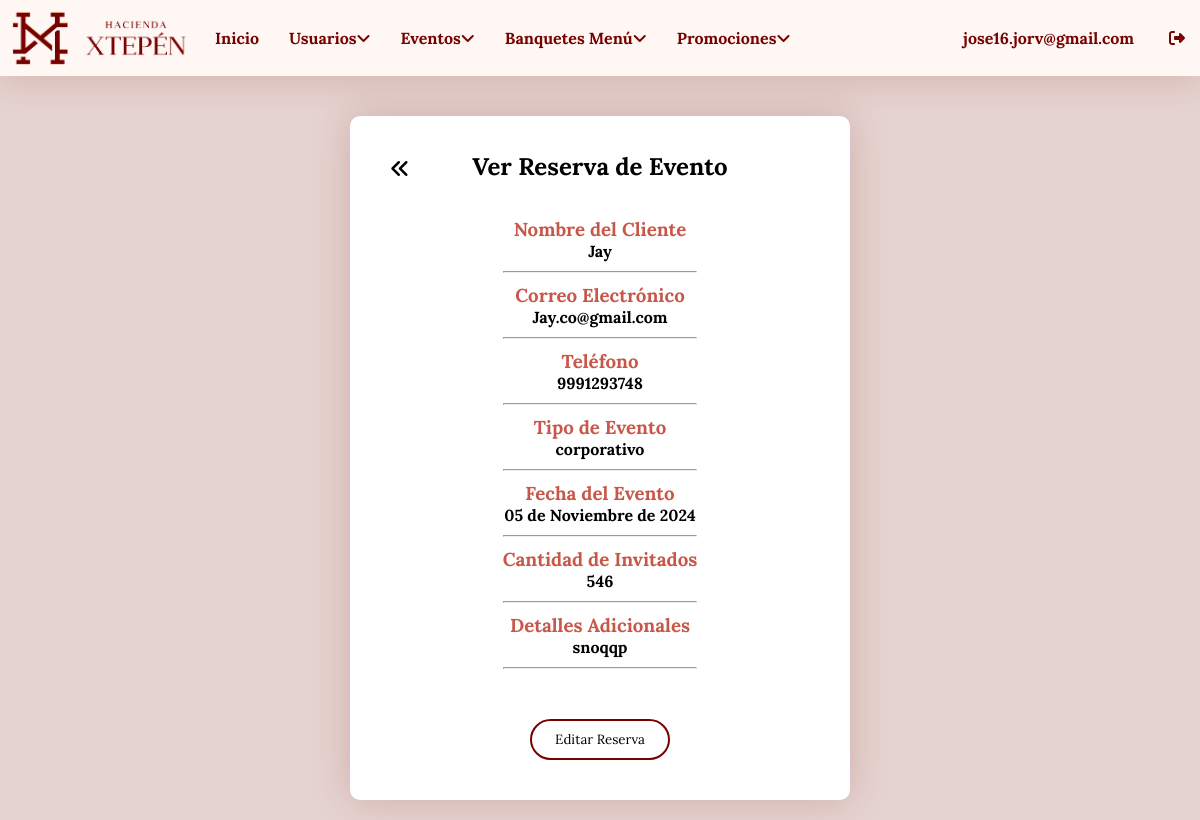
Before: /login/ver_reserva.php?id=27 (signed in) with the older database file.
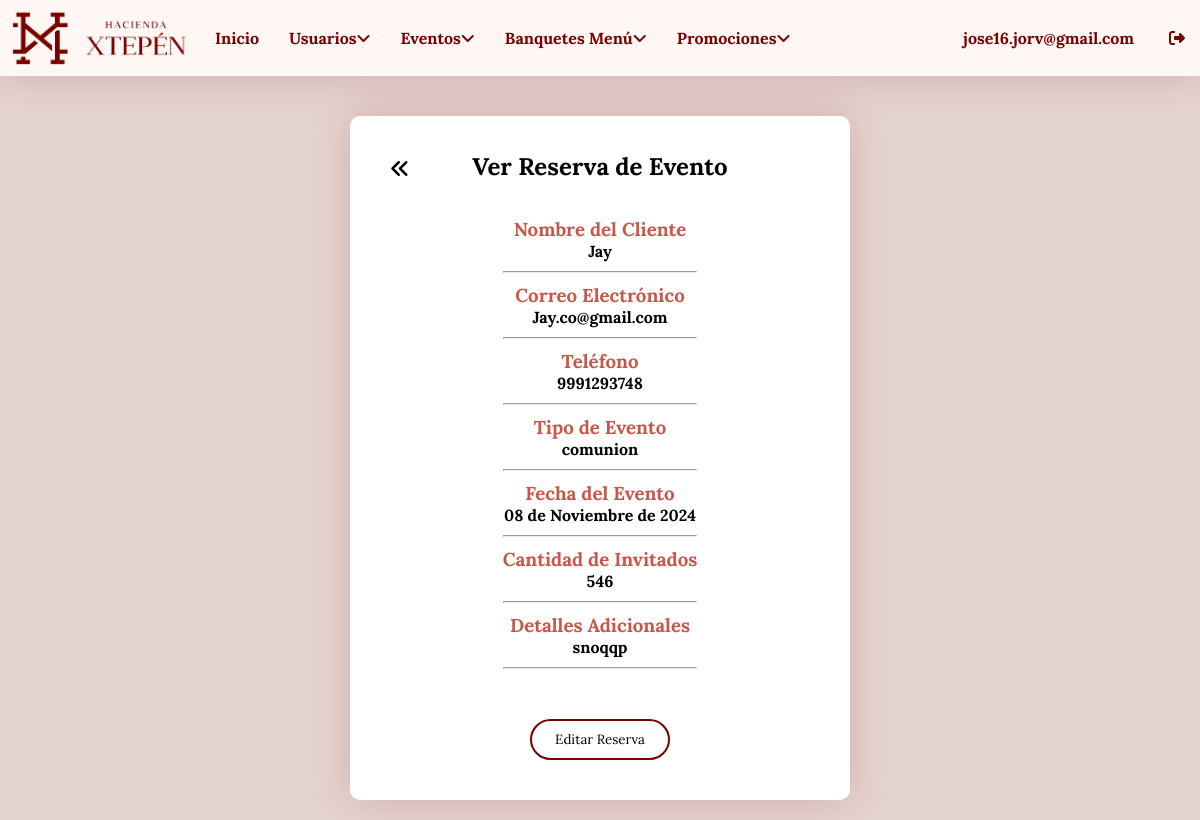
After: the same page with the newer database file.
### tables this page shows
CREATE TABLE `reservas_eventos` (
  `id` int(11) NOT NULL,
  `nombre` varchar(100) NOT NULL,
  `email` varchar(100) NOT NULL,
  `telefono` varchar(15) NOT NULL,
  `evento` varchar(50) NOT NULL,
  `fecha` date NOT NULL,
  `invitados` int(11) NOT NULL,
  `mensaje` text DEFAULT NULL,
  `fecha_reserva` timestamp NOT NULL DEFAULT current_timestamp(),
  `menu_banquete` int(11) DEFAULT NULL,
  `estado` varchar(10) DEFAULT 'pendiente'
);

### login/ver_reserva.php (the view, shortened to what this page needs)
<!DOCTYPE html>
<html lang="es">
<head>
    <link rel="stylesheet" href="styles/stylesedtvr.css">
</head>
<body>
    <?php include "menu.php"; ?>
    <div class="container">
        <br>
        <div class="information">
            <h2>Ver Reserva de Evento</h2>
            <br>
            <a class="back" href="dashboard_eventos.php"><i class="fa-solid fa-angles-left"></i></a>
            <?php
            require "conexion.php";
            $id_reserva = $_GET['id'];
            $verreserva = "SELECT * FROM reservas_eventos WHERE id = '$id_reserva'";
            $resultado = mysqli_query($conectar, $verreserva);
            $fila = $resultado->fetch_array();
            function convertir_mes_espanol($fecha) {
                $meses_ingles = array('January', 'February', 'March', 'April', 'May', 'June', 'July', 'August', 'September', 'October', 'November', 'December');
                $meses_espanol = array('Enero', 'Febrero', 'Marzo', 'Abril', 'Mayo', 'Junio', 'Julio', 'Agosto', 'Septiembre', 'Octubre', 'Noviembre', 'Diciembre');
                return str_replace($meses_ingles, $meses_espanol, strftime("%d de %B de %Y", strtotime($fecha)));
            }
            $fecha = convertir_mes_espanol($fila["fecha"]);
            ?>
            <div class="contenedor_usuario">
                <h3>Nombre del Cliente</h3>
                <h4><?php echo $fila["nombre"]; ?></h4>
                <hr>
                <h3>Correo Electrónico</h3>
                <h4><?php echo $fila["email"]; ?></h4>
                <hr>
                <h3>Teléfono</h3>
                <h4><?php echo $fila["telefono"]; ?></h4>
                <hr>
                <h3>Tipo de Evento</h3>
                <h4><?php echo $fila["evento"]; ?></h4>
                <hr>
                <h3>Fecha del Evento</h3>
                <h4><?php echo $fecha; ?></h4>
                <hr>
                <h3>Cantidad de Invitados</h3>
                <h4><?php echo $fila["invitados"]; ?></h4>
                <hr>
                <h3>Detalles Adicionales</h3>
                <h4><?php echo $fila["mensaje"]; ?></h4>
                <hr>
                <br>
                <a href="editar_reserva_evento.php?id=<?php echo $fila['id']; ?>"><button class="btn2">Editar Reserva</button></a>
            </div>
        </div>
    </div>
</body>
</html>

Changed rows visible on the page:
changed reservas_eventos "Jay": evento "corporativo" → "comunion"; fecha "05 de Noviembre de 2024" → "08 de Noviembre de 2024"
